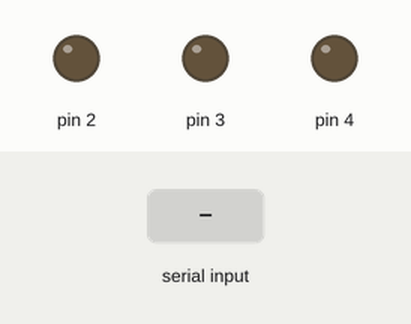
This sketch was run on a simulated Arduino Uno, built with avr-gcc and run on an emulated ATmega328P. On the bench: output pins drawn as LEDs (lit = HIGH). The test bench sets the inputs (shaded band).

Above: at 1.2 s.
1.3 s: "1" received over Serial
At 2.5 s:
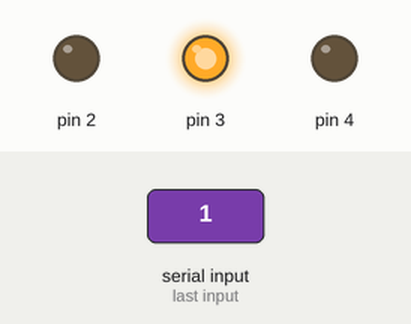
2.8 s: "0" received over Serial
At 3.6 s:
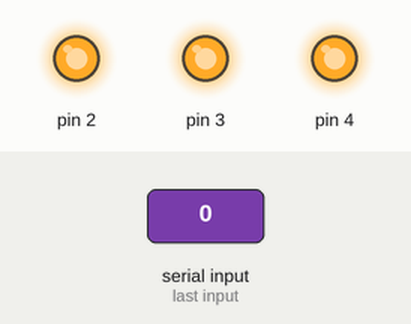
4.3 s: "2" received over Serial
At 4.8 s:
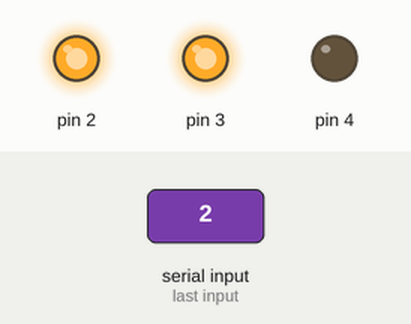
Timing chart, 0 to 7.3 s (numbered marks = the images above; inputs shaded):
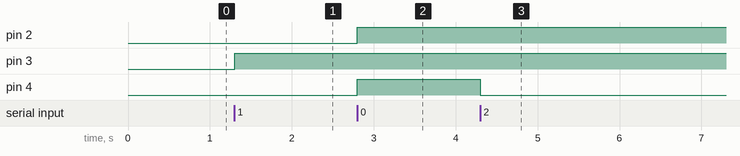

The sketch:

displayA2G.ino
```cpp
void setup() {
  // put your setup code here, to run once:
  pinMode(2, OUTPUT);
  pinMode(3, OUTPUT);
  pinMode(4, OUTPUT);
  digitalWrite(2, LOW);
  digitalWrite(3, LOW);
  digitalWrite(4, LOW);
  Serial.begin(9600);
}

int pin2[] = {0,0,0,0,1,1,1,1},
    pin3[] = {0,0,1,1,0,0,1,1},
    pin4[] = {0,1,0,1,0,1,0,1};

void loop() {
  if(Serial.available() > 0) {
    int x = Serial.read();
    x -= 'A';
    digitalWrite(2, pin2[x]);
    digitalWrite(3, pin3[x]);
    digitalWrite(4, pin4[x]);
  }
}
```

Measured:
- after the input at 1.3 s, pin 3: LOW → HIGH at once
- after the input at 2.8 s, pin 2, pin 4: LOW → HIGH at once
- after the input at 4.3 s, pin 4: HIGH → LOW at once
